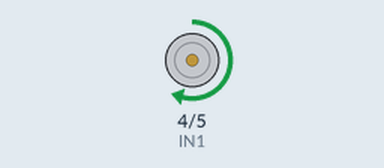
The sketch below on a simulated ESP32-C3. Parts: motor-driver pin pairs drawn as motors (green arrow = first pin HIGH = forward, orange = second pin HIGH = backward, longer = more drive, scaled by the enable pin).

Above: at 3.3 s.
At 6.6 s:
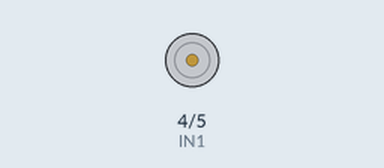
At 9.9 s:
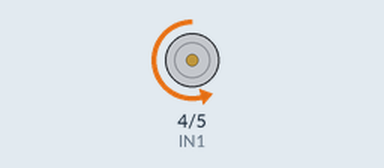
At 15.44 s:
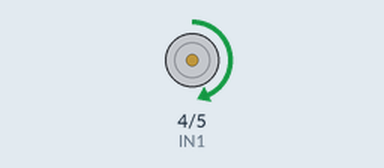
Timing chart, 0 to 17.2 s (numbered marks = the images above):
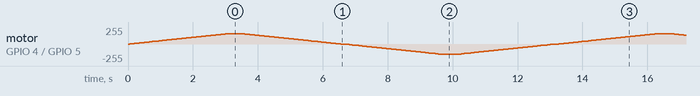

The sketch:

DcMotor.ino
```cpp
// Motor Connections (ENA must use PWM pin)
#define IN1 4
#define IN2 5
#define ENA 15

void motorAccel() {
  for (int i = 0; i < 256; i++) {
    analogWrite(ENA, i);
    delay(20);
  }
}

void motorDecel() {
  for (int i = 255; i >= 0; --i) {
    analogWrite(ENA, i);
    delay(20);
  }
}

void setMotorSpeed(int speed) {
  analogWrite(ENA, speed);
}

void moveMotorSlowly() {
  // Gradually accelerate
  for (int speed = 0; speed <= 60; speed++) {
    setMotorSpeed(speed * 2.55);  // Convert to 0-255 range
    delay(50);
  }

  delay(500);  // Wait at full speed for a moment

  // Gradually decelerate
  for (int speed = 60; speed >= 0; speed--) {
    setMotorSpeed(speed * 2.55);  // Convert to 0-255 range
    delay(50);
  }
}

void setup() {
  // Set motor connections as outputs
  pinMode(IN1, OUTPUT);
  pinMode(IN2, OUTPUT);
  pinMode(ENA, OUTPUT);

  // Start with motors off
  digitalWrite(IN1, LOW);
  digitalWrite(IN2, LOW);
  setMotorSpeed(0);
}

void loop() {
  // Set motors forward
  digitalWrite(IN1, HIGH);
  digitalWrite(IN2, LOW);

  // Move motor slowly
  moveMotorSlowly();

  delay(10);  // Wait before reversing

  // Set motors reverse
  digitalWrite(IN1, LOW);
  digitalWrite(IN2, HIGH);

  // Move motor slowly in reverse
  moveMotorSlowly();

  delay(10);  // Wait before stopping
}
```
